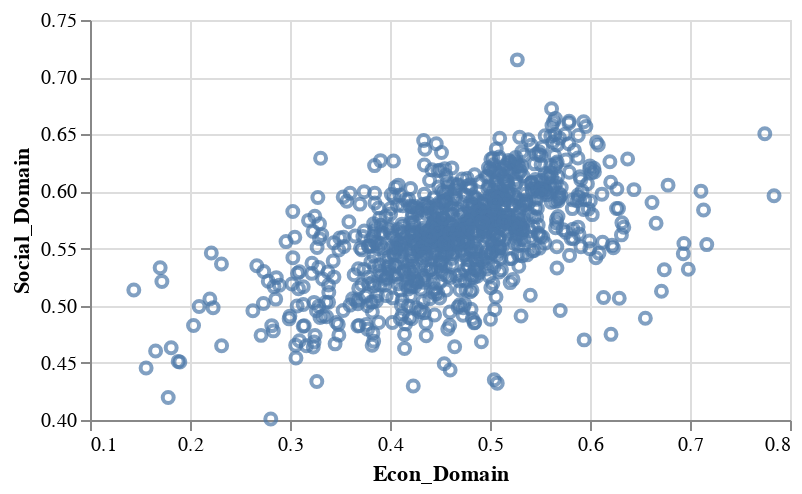

The code cell stored with this chart in its notebook:
### Code cell
econ_social

### Figure 1 — Vega-Lite specification as saved in the notebook (floating-point values rounded to 4 significant figures; data arrays with more than 128 entries replaced by an {"elided": "..."} marker saying what was removed)
{"config": {"view": {"continuousWidth": 400, "continuousHeight": 300}}, "data": {"name": "data-b69d0bf09ed115681c873164d1b36cf2"}, "mark": "point", "encoding": {"x": {"field": "Econ_Domain", "scale": {"zero": false}, "type": "quantitative"}, "y": {"field": "Social_Domain", "scale": {"zero": false}, "type": "quantitative"}}, "height": 200, "width": 350, "$schema": "https://vega.github.io/schema/vega-lite/v4.17.0.json", "datasets": {"data-b69d0bf09ed115681c873164d1b36cf2": {"elided": "933 records"}}}
